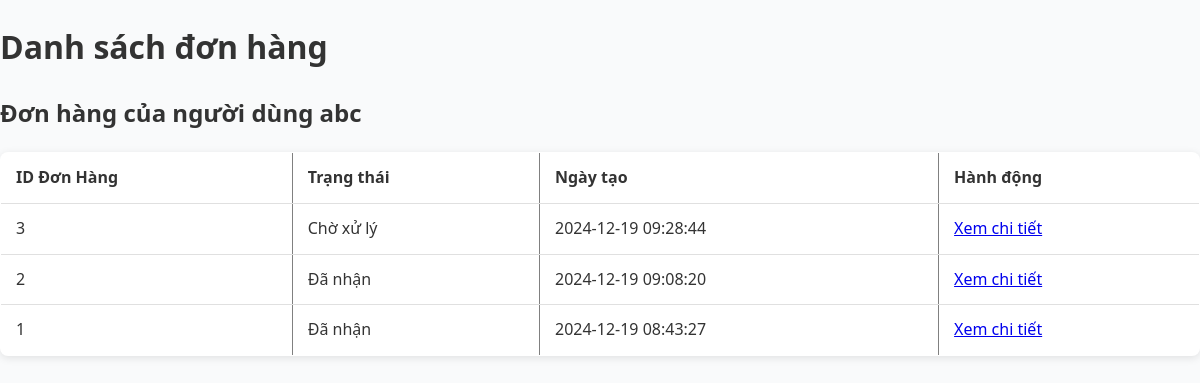
The page /admin/view_user_orders.php?user_id=14 (signed in) on the database as committed earlier.
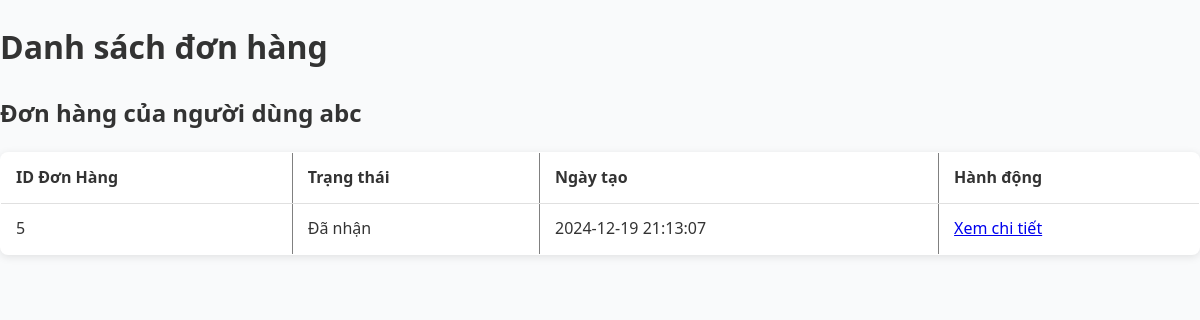
The same page on the database as committed later.
### tables this page shows
CREATE TABLE `users` (
  `id` int(11) NOT NULL,
  `fullname` varchar(200) NOT NULL,
  `username` varchar(50) NOT NULL,
  `email` varchar(100) NOT NULL,
  `password` varchar(255) NOT NULL,
  `role` enum('admin','user') DEFAULT 'user',
  `created_at` timestamp NOT NULL DEFAULT current_timestamp()
);

CREATE TABLE `orders` (
  `id` int(11) NOT NULL,
  `user_id` int(11) NOT NULL,
  `user_name` varchar(255) NOT NULL,
  `phone` varchar(20) NOT NULL,
  `address` text NOT NULL,
  `payment_method` varchar(50) NOT NULL,
  `shipping_method` varchar(50) NOT NULL,
  `bank` varchar(50) DEFAULT NULL,
  `total_price` decimal(10,2) NOT NULL,
  `shipping_cost` decimal(10,2) NOT NULL,
  `status` varchar(50) DEFAULT 'Chờ xử lý',
  `created_at` timestamp NOT NULL DEFAULT current_timestamp()
);

### admin/view_user_orders.php (the view, shortened to what this page needs)
<?php
require '../db.php';
if (isset($_GET['user_id'])) {
    $user_id = $_GET['user_id'];
    $stmt_user = $pdo->prepare("SELECT fullname FROM users WHERE id = ?");
    $stmt_user->execute([$user_id]);
    $user = $stmt_user->fetch(PDO::FETCH_ASSOC);
    $stmt_orders = $pdo->prepare("
        SELECT id, status, created_at
        FROM orders
        WHERE user_id = ?
        ORDER BY created_at DESC
    ");
    $stmt_orders->execute([$user_id]);
    $orders = $stmt_orders->fetchAll(PDO::FETCH_ASSOC);
} else {
    die("Không tìm thấy user_id.");
}
?>
<!DOCTYPE html>
<html lang="vi">
<head>
    <link rel="stylesheet" href="./css/manage_orders.css">
</head>
<body>
    <h1>Danh sách đơn hàng</h1>
    <h2>Đơn hàng của người dùng <?php echo htmlspecialchars($user['fullname']); ?></h2>
    <?php if (!empty($orders)): ?>
        <table border="1" cellpadding="10" cellspacing="0">
            <tr>
                <th>ID Đơn Hàng</th>
                <th>Trạng thái</th>
                <th>Ngày tạo</th>
                <th>Hành động</th>
            </tr>
            <?php foreach ($orders as $order): ?>
                <tr>
                    <td><?php echo htmlspecialchars($order['id']); ?></td>
                    <td><?php echo htmlspecialchars($order['status']); ?></td>
                    <td><?php echo htmlspecialchars($order['created_at']); ?></td>
                    <td>
                        <a href="view_order_details.php?order_id=<?php echo $order['id']; ?>">Xem chi tiết</a>
                    </td>
                </tr>
            <?php endforeach; ?>
        </table>
    <?php else: ?>
        <p>Người dùng này chưa có đơn hàng nào.</p>
    <?php endif; ?>
</body>
</html>

### admin/css/manage_orders.css (style rules this page uses)
body { font-family: 'Segoe UI', Tahoma, Geneva, Verdana, sans-serif; background-color: #f9fafb; color: #333; line-height: 1.6; margin: 0; padding: 0; }
table { width: 100%; border-collapse: collapse; min-width: 600px; background-color: #fff; border-radius: 8px; overflow: hidden; box-shadow: 0 2px 8px rgba(0, 0, 0, 0.1); }
table th, table td { padding: 12px 15px; text-align: left; border-bottom: 1px solid #e0e0e0; }
table th { position: sticky; top: 0; z-index: 1; }

Rows that differ between the two databases and show on the page:
removed orders: id "3", status "Chờ xử lý", created_at "2024-12-19 09:28:44"
removed orders: id "2", status "Đã nhận", created_at "2024-12-19 09:08:20"
removed orders: id "1", status "Đã nhận", created_at "2024-12-19 08:43:27"
added orders: id "5", status "Đã nhận", created_at "2024-12-19 21:13:07"
